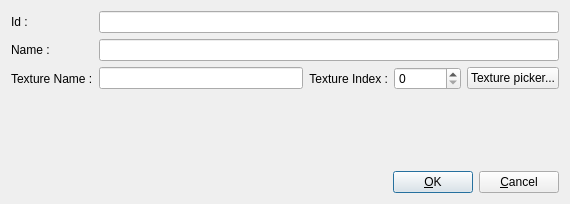
<?xml version="1.0" encoding="UTF-8"?>
<ui version="4.0">
 <class>addItemFormClass</class>
 <widget class="QDialog" name="addItemFormClass">
  <property name="geometry">
   <rect>
    <x>0</x>
    <y>0</y>
    <width>570</width>
    <height>204</height>
   </rect>
  </property>
  <property name="windowTitle">
   <string>Add item</string>
  </property>
  <layout class="QGridLayout" name="gridLayout">
   <item row="1" column="0">
    <layout class="QVBoxLayout" name="verticalLayout">
     <item>
      <layout class="QHBoxLayout" name="horizontalLayout">
       <item>
        <spacer name="horizontalSpacer">
         <property name="orientation">
          <enum>Qt::Horizontal</enum>
         </property>
         <property name="sizeHint" stdset="0">
          <size>
           <width>40</width>
           <height>20</height>
          </size>
         </property>
        </spacer>
       </item>
       <item>
        <widget class="QPushButton" name="pushButtonOK">
         <property name="text">
          <string>&amp;OK</string>
         </property>
         <property name="icon">
          <iconset resource="../res/global.qrc">
           <normaloff>:/commonUI/res/dialog-ok.svg</normaloff>:/commonUI/res/dialog-ok.svg</iconset>
         </property>
         <property name="default">
          <bool>true</bool>
         </property>
        </widget>
       </item>
       <item>
        <widget class="QPushButton" name="pushButtonCancel">
         <property name="text">
          <string>&amp;Cancel</string>
         </property>
         <property name="icon">
          <iconset resource="../res/global.qrc">
           <normaloff>:/commonUI/res/dialog-close.svg</normaloff>:/commonUI/res/dialog-close.svg</iconset>
         </property>
        </widget>
       </item>
      </layout>
     </item>
    </layout>
   </item>
   <item row="0" column="0">
    <layout class="QFormLayout" name="formLayout_3">
     <item row="0" column="0">
      <widget class="QLabel" name="label">
       <property name="text">
        <string>Id : </string>
       </property>
      </widget>
     </item>
     <item row="0" column="1">
      <widget class="QLineEdit" name="lineEditId"/>
     </item>
     <item row="1" column="0">
      <widget class="QLabel" name="label_2">
       <property name="text">
        <string>Name :</string>
       </property>
      </widget>
     </item>
     <item row="1" column="1">
      <widget class="QLineEdit" name="lineEditName"/>
     </item>
     <item row="3" column="0">
      <widget class="QLabel" name="label_3">
       <property name="text">
        <string>Texture Name :</string>
       </property>
      </widget>
     </item>
     <item row="3" column="1">
      <layout class="QHBoxLayout" name="horizontalLayout_3">
       <item>
        <widget class="QLineEdit" name="lineEditTextureName"/>
       </item>
       <item>
        <widget class="QLabel" name="label_4">
         <property name="text">
          <string>Texture Index :</string>
         </property>
         <property name="alignment">
          <set>Qt::AlignRight|Qt::AlignTrailing|Qt::AlignVCenter</set>
         </property>
        </widget>
       </item>
       <item>
        <widget class="QSpinBox" name="spinBoxTextureIndex">
         <property name="maximum">
          <number>16777215</number>
         </property>
        </widget>
       </item>
       <item>
        <widget class="QPushButton" name="pushButtonTexturePicker">
         <property name="text">
          <string>Texture picker...</string>
         </property>
        </widget>
       </item>
      </layout>
     </item>
    </layout>
   </item>
  </layout>
 </widget>
 <tabstops>
  <tabstop>lineEditId</tabstop>
  <tabstop>lineEditName</tabstop>
  <tabstop>lineEditTextureName</tabstop>
  <tabstop>spinBoxTextureIndex</tabstop>
  <tabstop>pushButtonOK</tabstop>
  <tabstop>pushButtonCancel</tabstop>
 </tabstops>
 <resources>
  <include location="../res/global.qrc"/>
 </resources>
 <connections/>
</ui>
